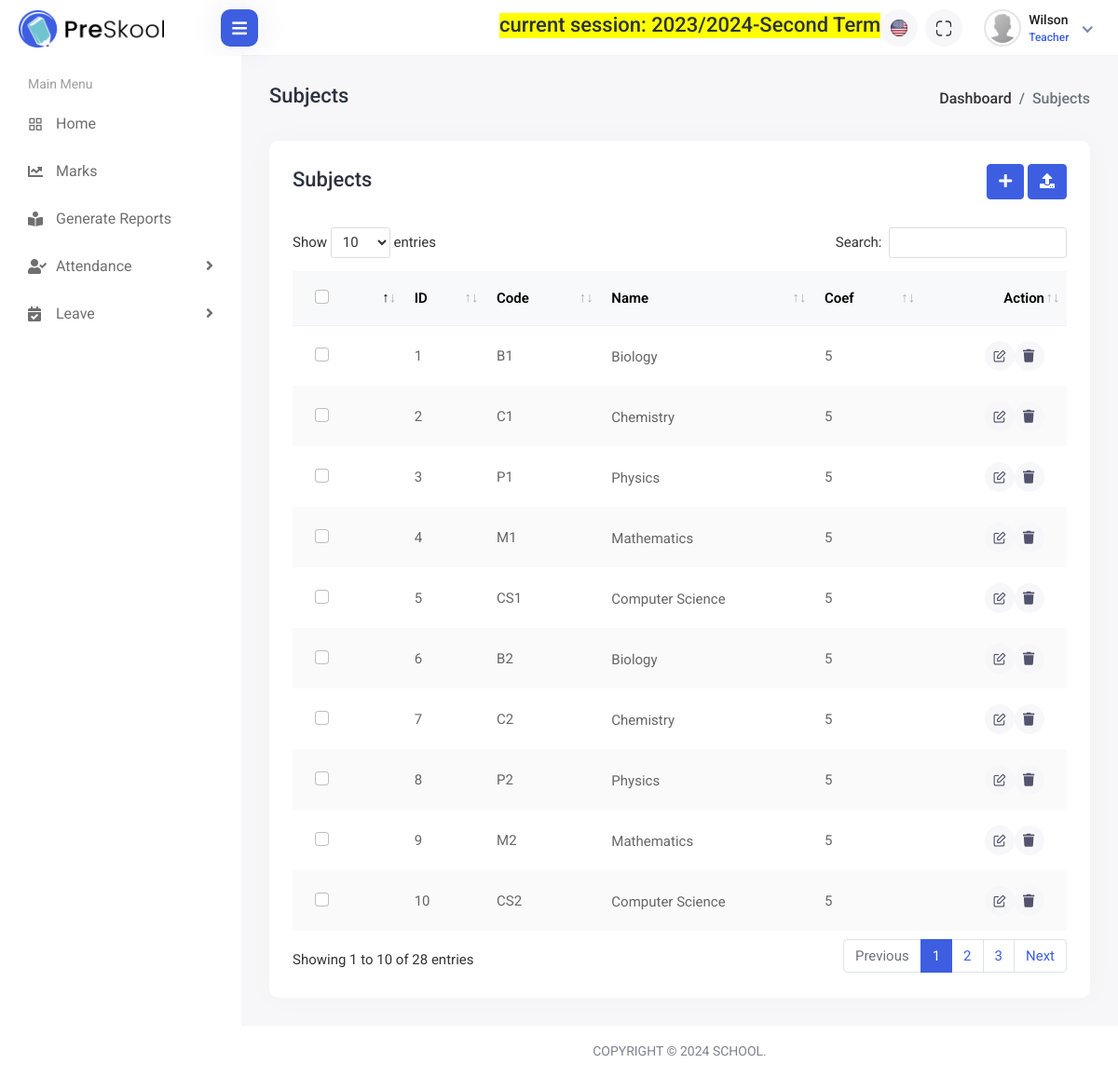
Screenshot of /subjects/ (signed in) with the database file from the repository.
### apps/terms/models.py (models this page shows, shortened)
class AcademicYear(TimeStampedUUIDModel):
    name = models.CharField(verbose_name=_("Academic Year"), max_length=100)
    start_date = models.DateField(verbose_name=_("Start Date"))
    end_date = models.DateField(verbose_name=_("End Date"), blank=True, null=True)
    is_current = models.BooleanField(default=False)

class Term(TimeStampedUUIDModel):
    term = models.CharField(
        verbose_name=_("Session"),
        max_length=20,
        choices=TermChoices.choices,
        default=TermChoices.FIRST_TERM,
    )
    academic_year = models.ForeignKey(AcademicYear, on_delete=models.CASCADE)
    is_current = models.BooleanField(default=False)

### apps/users/models.py (models this page shows, shortened)
class User(AbstractBaseUser, PermissionsMixin):
    pkid = models.BigAutoField(primary_key=True, editable=False)
    id = models.UUIDField(default=uuid.uuid4, editable=False, unique=True)
    username = models.CharField(verbose_name=_("Username"), max_length=255, unique=True)
    first_name = models.CharField(verbose_name=_("First Name"), max_length=55)
    last_name = models.CharField(verbose_name=_("Last Name"), max_length=55)
    email = models.EmailField(verbose_name=_("Email"), unique=True)
    is_staff = models.BooleanField(default=False)
    is_active = models.BooleanField(default=True)
    is_admin = models.BooleanField(default=False)
    is_student = models.BooleanField(default=False)
    is_teacher = models.BooleanField(default=False)
    date_joined = models.DateTimeField(default=timezone.now)
    dob = models.DateTimeField(default=timezone.now)
    USERNAME_FIELD = "email"
    REQUIRED_FIELDS = ["username", "first_name", "last_name"]
    objects = CustomUserManager()
    class Meta:
        verbose_name = _("User")
        verbose_name_plural = _("Users")
    @property
    def get_fullname(self):
        return f"{self.first_name.title()} {self.last_name.title()}"
    @property
    def get_profile(self):
        if self.is_admin:
            return self.admin_profile
        elif self.is_teacher:
            return self.teacher_profile
        elif self.is_student:
            return self.student_profile
        else:
            return ""

### apps/students/models.py (models this page shows, shortened)
class TeacherProfile(TimeStampedUUIDModel):
    user = models.OneToOneField(
        User, related_name="teacher_profile", on_delete=models.CASCADE
    )
    number_of_absences = models.PositiveIntegerField(
        default=0, validators=[MinValueValidator(9), MaxValueValidator(1)]
    )
    subjects = models.ManyToManyField("Subject", related_name="teacher")
    remark = models.TextField(verbose_name=_("Remark"), blank=True, null=True)
    gender = models.CharField(
        verbose_name=_("Gender"),
        choices=Gender.choices,
        default=Gender.OTHER,
        max_length=20,
    )
    phone_number = PhoneNumberField(
        verbose_name=_("Phone Number"), max_length=30, default="+237680672888"
    )
    profile_photo = models.ImageField(
        verbose_name=_("Profile Photo"), default="/profile_default.png"
    )
    country = CountryField(
        verbose_name=_("Country"), default="CM", blank=False, null=False
    )
    location = models.CharField(
        verbose_name=_("Location"), max_length=100, blank=True, null=True
    )
    address = models.CharField(verbose_name=_("Address"), max_length=200)
    matricule = models.CharField(blank=True, null=True, max_length=200, unique=True)
    main_subject = models.CharField(
        verbose_name=_("Main Subject"), blank=True, null=True, max_length=200
    )
    region_of_origin = models.CharField(
        verbose_name=_("Region of Origin"), max_length=200, blank=True, null=True
    )
    division_of_origin = models.CharField(
        verbose_name=_("Division of Origin"), max_length=200, blank=True, null=True
    )
    sub_division_of_origin = models.CharField(
        verbose_name=_("Sub Division of Origin"), max_length=200, blank=True, null=True
    )
    date_recruitement_public_service = models.CharField(
        verbose_name=_("Date of Recruitement into Public Service"),
        max_length=200,
        blank=True,
        null=True,
    )
    corps = models.CharField(
        verbose_name=_("Corps"), max_length=200, blank=True, null=True
    )
    career_grade = models.CharField(
        verbose_name=_("Career Grade"), max_length=200, blank=True, null=True
    )
    payroll_grade = models.CharField(
        verbose_name=_("Payroll Grade"), max_length=200, blank=True, null=True
    )
    career_category = models.CharField(
        verbose_name=_("Career Category"), max_length=200, blank=True, null=True
    )
    payroll_category_solde = models.CharField(
        verbose_name=_("Payroll Category Solde"), max_length=200, blank=True, null=True
    )
    career_index = models.CharField(
        verbose_name=_("Career Index"), max_length=200, blank=True, null=True
    )
    payroll_index = models.CharField(
        verbose_name=_("Payroll Index"), max_length=200, blank=True, null=True
    )
    career_echelon = models.CharField(
        verbose_name=_("Career Echelon"), max_length=200, blank=True, null=True
    )
    payroll_echelon = models.CharField(
        verbose_name=_("Payroll Echelon"), max_length=200, blank=True, null=True
    )
    service = models.CharField(
        verbose_name=_("Service"),
        choices=TEACHERSERVICE.choices,
        default=TEACHERSERVICE.OTHER,
        max_length=20,
        blank=True,
        null=True,
    )
    appointed_structure = models.CharField(
        verbose_name=_("Appointed Structure"), max_length=200, blank=True, null=True
    )
    town = models.CharField(
        verbose_name=_("Town"), max_length=200, blank=True, null=True
    )
    possition_rank = models.CharField(
        verbose_name=_("Position Rank"), max_length=200, blank=True, null=True
    )
    longivity_of_post = models.CharField(
        verbose_name=_("Longivity of Post"),
        help_text=_("Longivity of post in years"),
        max_length=200,
        blank=True,
        null=True,
    )
    longivity_in_administration = models.CharField(
        verbose_name=_("Longivity in Administration"),
        max_length=200,
        blank=True,
        null=True,
    )
    appointment_decision_reference = models.CharField(
        verbose_name=_("Reference of the Appointment Decision"),
        max_length=200,
        blank=True,
        null=True,
    )
    indemnity_situation = models.CharField(
        verbose_name=_("Indemnity Situation"), max_length=200, blank=True, null=True
    )

class Subject(TimeStampedUUIDModel):
    name = models.CharField(verbose_name=_("Subject Name"), max_length=200)
    description = models.TextField(blank=True, null=True)
    code = models.CharField(
        verbose_name=_("Subject Code"), max_length=10, blank=True, null=True
    )
    klass = models.ForeignKey(
        Class, related_name="subjects", on_delete=models.SET_NULL, blank=True, null=True
    )
    has_class = models.BooleanField(default=False)
    coef = models.PositiveIntegerField(verbose_name=_("Subject Coef"), default=1)
    assigned_to = models.ForeignKey(
        "TeacherProfile",
        related_name="assigned_subjects",
        on_delete=models.SET_NULL,
        blank=True,
        null=True,
    )
    assigned = models.BooleanField(default=False)
    def __str__(self):
        return f"{self.code}-{self.name}"

### apps/staff/views.py (the view)
# urls.py: path("subjects/", views.list_all_subjects, name="subjects"),
@login_required
def list_all_subjects(request):
    subjects = Subject.objects.all()
    print(subjects)
    template_name = "subjects/subject-list.html"
    context = {
        "section": "subjects-area",
        "subjects": subjects,
    }
    return render(request, template_name, context)

### apps/terms/templatetags/session_tags.py (called while the page is built)
@register.simple_tag
def current_working_session():
    current_year = AcademicYear.objects.filter(is_current=True)
    if current_year.exists():
        current_year = current_year.first()
        current_terms = Term.objects.filter(is_current=True, academic_year=current_year)
        if current_terms.exists():
            current_term = current_terms.first()
            info = f"current session: {current_year.name}-{current_term.term}"
            return info
        return None
    else:
        return None

### templates/subjects/subject-list.html (shortened to what this page needs)
{% extends 'base.html' %}
{% load static %}
{% block stylelinks %}
<link rel="stylesheet" href="{% static 'assets/plugins/datatables/datatables.min.css' %}">
{% endblock stylelinks %}
{% block content %}
<div class="content container-fluid">
    <div class="page-header">
        <div class="row align-items-center">
            <div class="col">
                <h3 class="page-title">Subjects</h3>
                <ul class="breadcrumb">
                    <li class="breadcrumb-item"><a href="index.html">Dashboard</a></li>
                    <li class="breadcrumb-item active">Subjects</li>
                </ul>
            </div>
        </div>
    </div>
    <div class="row">
        <div class="col-sm-12">
        <div class="card card-table">
            <div class="card-body">
                <div class="page-header">
                    <div class="row align-items-center">
                        <div class="col">
                            <h3 class="page-title">Subjects</h3>
                        </div>
                        <div class="col-auto text-end float-end ms-auto download-grp">
                            <a class="btn btn-primary" href="#" data-bs-toggle="modal" data-bs-target="#add_subject">
                                <i class="fas fa-plus"></i>
                            </a>
                            <a href="" class="btn btn-primary" data-bs-toggle="modal" data-bs-target="#upload_subjects_from_file"><i
                                class="fas fa-upload"></i></a>
                        </div>
                    </div>
                </div>
                <div class="table-responsive">
                    <table class="table border-0 star-student table-hover table-center mb-0 datatable table-striped">
                        <thead class="student-thread">
                            <tr>
                                <th>
                                    <div class="form-check check-tables">
                                        <input class="form-check-input" type="checkbox" value="something">
                                    </div>
                                </th>
                                <th>ID</th>
                                <th>Code</th>
                                <th>Name</th>
                                <th>Coef</th>
                                <th class="text-end">Action</th>
                            </tr>
                        </thead>
                        <tbody>
                            {% for subject in subjects %}
                            <tr>
                                <td>
                                    <div class="form-check check-tables">
                                        <input class="form-check-input" type="checkbox" value="something">
                                    </div>
                                </td>
                                <td>{{forloop.counter}}</td>
                                <td>{{subject.code}}</td>
                                <td>
                                    <h2>
                                        <a>{{subject.name}}</a>
                                    </h2>
                                </td>
                                <td>{{subject.coef}}</td>
                                <td class="text-end">
                                    <div class="actions">
                                        <a class="btn btn-sm bg-danger-light" href="#" data-bs-toggle="modal"
                                            data-bs-target="#edit_subject_{{subject.pkid}}">
                                            <i class="feather-edit"></i>
                                        </a>
                                        <a class="btn btn-sm bg-danger-light" href="#" data-bs-toggle="modal"
                                            data-bs-target="#delete_subject_{{subject.pkid}}">
                                            <i class="fas fa-trash"></i>
                                        </a>
                                    </div>
                                </td>
                            </tr>
                            {% endfor %}
                        </tbody>
                    </table>
                </div>
            </div>
        </div>
        </div>
    </div>
</div>
{% endblock content %}

### templates/utils/header.html (shortened to what this page needs)
{% load static %}
{% load session_tags %}
<div class="header">
    <div class="header-left">
        <a href="index.html" class="logo">
            <img src="{% static 'assets/img/logo.png' %}" alt="Logo">
        </a>
    </div>
    <div class="menu-toggle">
        <a href="javascript:void(0);" id="toggle_btn">
            <i class="fas fa-bars"></i>
        </a>
    </div>
    <ul class="nav user-menu">
        <li><div class="d-none d-sm-block">
            <h3 style="margin-left: 20px; background-color: yellow;" class="page-title text-center">{% current_working_session %}</h3>
        </div> </li>
        <li class="nav-item dropdown noti-dropdown language-drop me-2">
            <a href="#" class="dropdown-toggle nav-link header-nav-list" data-bs-toggle="dropdown">
                <img src="{% static 'assets/img/icons/header-icon-01.svg' %}" alt="">
            </a>
        </li>
        <li class="nav-item zoom-screen me-2">
            <a href="#" class="nav-link header-nav-list win-maximize">
                <img src="{% static 'assets/img/icons/header-icon-04.svg' %}" alt="">
            </a>
        </li>
        <li class="nav-item dropdown has-arrow new-user-menus">
            <a href="#" class="dropdown-toggle nav-link" data-bs-toggle="dropdown">
                <span class="user-img">
                    <img class="rounded-circle" src="{{request.user.get_profile.profile_photo.url}}" width="31"
                        alt="profile picture">
                    <div class="user-text">
                        {% if user.is_authenticated %}
                            <h6>{{user.username | capfirst}}</h6>
                        {% else %}
                            <h6>Unknown</h6>
                        {% endif %}
                        {% if user.is_staff %}
                            <p class="text-muted mb-0">Superman</p>
                        {% elif user.is_admin %}
                            <p class="text-muted mb-0">Administrator</p>
                        {% elif user.is_teacher %}
                            <p class="text-muted mb-0">Teacher</p>
                        {% elif user.is_student %}
                            <p class="text-muted mb-0">Student</p>
                        {% endif %}
                    </div>
                </span>
            </a>
        </li>
    </ul>
</div>

### rows the page displays
AcademicYear: pkid+name "current session: 2023/2024-Second Term"
User: user.get_profile.profile_photo (placeholder picture), username "Wilson"
Subject: code "B1", name "Biology", coef "5"
Subject: code "C1", name "Chemistry", coef "5"
Subject: code "P1", name "Physics", coef "5"
Subject: code "M1", name "Mathematics", coef "5"
Subject: code "CS1", name "Computer Science", coef "5"
Subject: code "B2", name "Biology", coef "5"
Subject: code "C2", name "Chemistry", coef "5"
Subject: code "P2", name "Physics", coef "5"
Subject: code "M2", name "Mathematics", coef "5"
Subject: code "CS2", name "Computer Science", coef "5"
